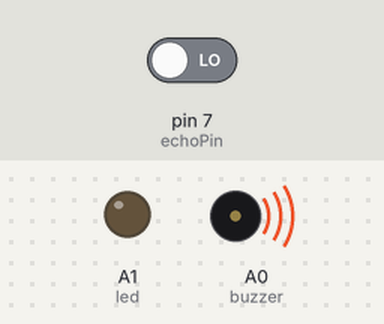
Bench run of a sketch on a simulated Arduino Uno, built with avr-gcc and run on an emulated ATmega328P. On the bench: output pins drawn as LEDs (lit = HIGH), buzzer (waves = sounding, pin HIGH). The inputs (shaded band) are chosen by the test bench; at power-on: pin 7 (echoPin) LOW.

Above: at 0.1 s.
At 0.6 s:
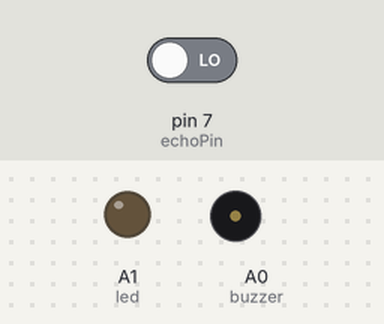
At 1.6 s:
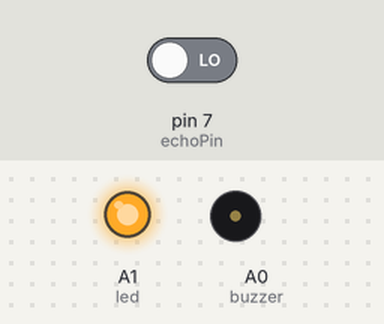
Timing chart, 0 to 3.1 s (numbered marks = the images above):
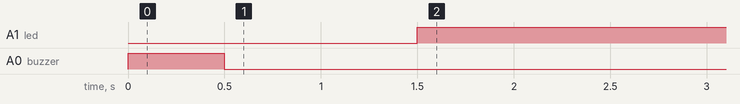

The sketch:

pump3.ino
```cpp
// Emmy Leke
// Using an ultrasonic sensor as a switch to power an AC pump

int led = A1;
int buzzer = A0;
int echoPin = 7;
int trigger = 8;
long duration, cm;
int initialWaterLevel = 0;
int pump = 11;
unsigned long pM = 0;
unsigned long testpm = 0;
unsigned long test; // all test vars are for serial printing and will be cancelled after test is done
unsigned long cur;
const long interval = 600000;
const long interval2 = 5000;
unsigned long pM2 = 0;
unsigned long cM2;
const long inter = 2000;
int pumpState = 0;


void setup() {
  // put your setup code here, to run once:
  Serial.begin(9600);
  pinMode(led, OUTPUT);
  pinMode(buzzer, OUTPUT);
  //  system ON indicator
  digitalWrite(buzzer, HIGH);
  delay(500);
  digitalWrite(buzzer, LOW);


}

void loop() {
  // put your main code here, to run repeatedly:
  //  asynchronous working
//  cur = millis();
//  test = millis();
//  cM2 = millis();

  //using the ultrasonic sensor
  digitalWrite(trigger, LOW);
  delayMicroseconds(5);
  digitalWrite(trigger, HIGH);
  delayMicroseconds(10);
  digitalWrite(trigger, LOW);


  pinMode(echoPin, INPUT);
  duration = pulseIn(echoPin, HIGH);

  cm = (duration * 0.034) / 2;

//  if ( (cM2 - pM2 >= 3000) and (initialWaterLevel <= 1) ) {
//    pM2 =  cM2;
//    initialWaterLevel = cm;
//
//  }

  //for tests
//  if ( test - testpm >= 1000 ) {
//    testpm =  test;
//    Serial.println(cm);
//    Serial.println("Initial Water Level is ");
//    Serial.println(initialWaterLevel);
//
//  }


  if ( cm >= 30) {

    digitalWrite(pump, HIGH);
    digitalWrite(led,LOW);
    pumpState = 1;
    //    delay for 1 minute, creating a ten minute pump cycle
    //    delay(60000)

    //    It might make sense to add a delay here because of the ripples on the surface of the water while pumping water
    //    and the sound of water hitting the tank might also cause interferences too

  } else {

    digitalWrite(pump, LOW);
    digitalWrite(led, HIGH);
    pumpState =0;
  }


//  if (cur - pM >= interval ) {
//
////    if ( pumpState == 1 ){
////
////
////      }
//    //for tests
////    Serial.println("Buzzer ON");
////    Serial.println("InitialWL = ");
////    Serial.println(initialWaterLevel);
//    //for tests
//
////   In case water level does not increase ** abandoned because it is impossible to account for a situation where water is being pumped and used simultaneously
////      if( cm >= initialWaterLevel ){
////
////        if(pumpState == 1){
////        digitalWrite(pump, LOW);
////        pumpState = 0;
////        beep();
////        delay();
////        pM = cur;
////
////
////          }
////
//
//        }
//


  // determine the time the system will run for
  // test values for now but the expected time should be 30 minutes
  // This puts the device in a deep sleep state where nothing is done by the system for
  // about an hour. It gets into deep sleep if the pump has been on for up to 30 minutes


}
```

Measured:
- by itself, A1 (led): LOW → HIGH at 1.5 s
